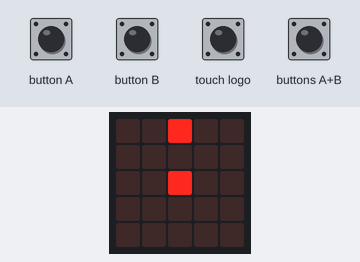
Bench run of a program on a simulated BBC micro:bit (MakeCode). On the bench: the board's 5×5 LED display. The inputs (shaded band) are chosen by the test bench.

Above: at 1.2 s.
1.3 s: button B pressed for 0.15 s
At 2.6 s:
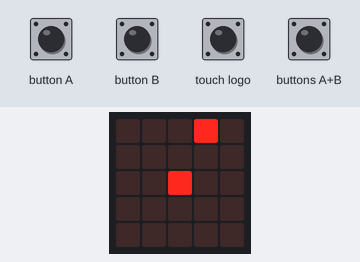
2.9 s: button B pressed for 0.15 s
At 3.8 s:
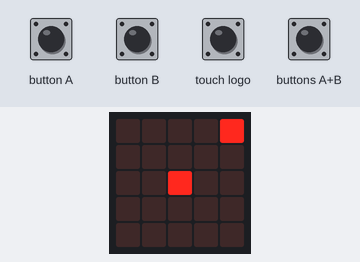
4.5 s: button B pressed for 0.15 s
At 5.0 s:
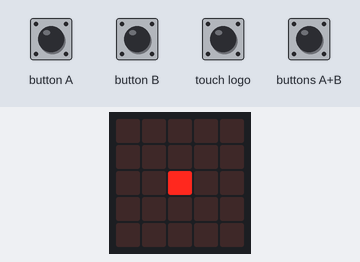
Timing chart, 0 to 7.5 s (numbered marks = the images above; inputs shaded):
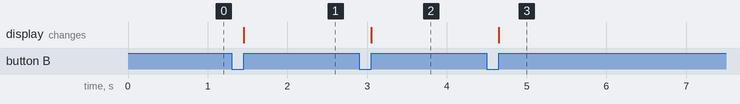

The program:

main.ts
```typescript
input.onButtonPressed(Button.A, function () {

})
input.onButtonPressed(Button.AB, function () {

})
input.onButtonPressed(Button.B, function () {
    led.unplot(balle_X, balle_Y)
    balle_X = balle_X + 1
    balle_Y = 0
    led.plot(balle_X, balle_Y)
})
input.onLogoEvent(TouchButtonEvent.Pressed, function () {

})
let balle_Y = 0
let balle_X = 0
let joueur_X = 2
let joueur_Y = 2
led.plot(joueur_X, joueur_Y)
balle_X = 2
joueur_Y = 2
led.plot(balle_X, balle_Y)
basic.forever(function () {

})
```

test.ts
```typescript
// les tests vont ici ; cela ne sera pas compilé si ce paquet est utilisé en tant qu'extension.
```

Measured:
- after the input at 1.3 s, the display: changes after 0.15 s (image 1)
- after the input at 2.9 s, the display: changes after 0.15 s (image 2)
- after the input at 4.5 s, the display: changes after 0.15 s (image 3)
